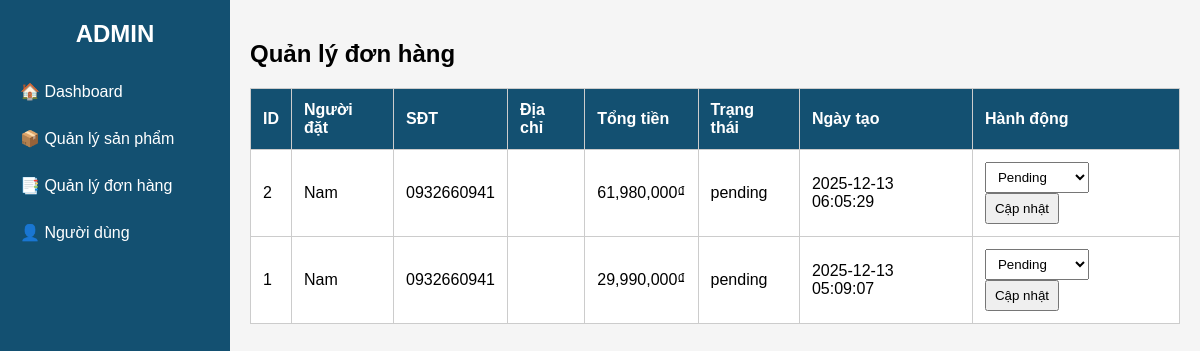
/admin/admin.php?view=orders (signed in), run on the app's committed database.
### tables this page shows
CREATE TABLE `orders` (
  `id` int(11) NOT NULL,
  `user_id` int(11) DEFAULT NULL,
  `total` decimal(10,2) DEFAULT NULL,
  `status` enum('pending','confirmed','processing','shipping','delivered','cancelled') DEFAULT 'pending',
  `payment_method` varchar(50) DEFAULT NULL,
  `shipping_method` varchar(50) DEFAULT NULL,
  `fullname` varchar(255) DEFAULT NULL,
  `phone` varchar(50) DEFAULT NULL,
  `province_id` int(11) NOT NULL,
  `district_id` int(11) NOT NULL,
  `street` varchar(255) DEFAULT NULL,
  `address` text DEFAULT NULL,
  `created_at` timestamp NOT NULL DEFAULT current_timestamp(),
  `coupon_code` varchar(50) DEFAULT NULL,
  `coupon_discount` int(11) DEFAULT 0
);

### admin/orders.php (the view, shortened to what this page needs)
<?php
include "../db.php";
$orders = $conn->query("SELECT * FROM orders ORDER BY created_at DESC");
?>
<!DOCTYPE html>
<html>
<head>
</head>
<body>
<h2>Quản lý đơn hàng</h2>
<table>
<tr>
    <th>ID</th>
    <th>Người đặt</th>
    <th>SĐT</th>
    <th>Địa chỉ</th>
    <th>Tổng tiền</th>
    <th>Trạng thái</th>
    <th>Ngày tạo</th>
    <th>Hành động</th>
</tr>
<?php while($o = $orders->fetch_assoc()): ?>
<tr>
    <td><?= $o['id'] ?></td>
    <td><?= htmlspecialchars($o['fullname']) ?></td>
    <td><?= htmlspecialchars($o['phone']) ?></td>
    <td><?= htmlspecialchars($o['address']) ?></td>
    <td><?= number_format($o['total']) ?>₫</td>
    <td><?= $o['status'] ?></td>
    <td><?= $o['created_at'] ?></td>
    <td>
        <form method="POST">
            <select name="status">
                <option value="Pending"   <?= $o['status']=="Pending" ? "selected" : "" ?>>Pending</option>
            </select>
            <button type="submit" name="update_status">Cập nhật</button>
        </form>
    </td>
</tr>
<?php endwhile; ?>
</table>
</body>
</html>

### admin/admin.php (style rules this page uses)
body { font-family: Arial; margin: 0; background: #f4f4f4; }

### admin/orders.php (style rules this page uses)
body { font-family: Arial; background: #f5f5f5; }
table { width: 100%; background: white; border-collapse: collapse; margin-top: 20px; }
th, td { padding: 12px; border: 1px solid #ccc; text-align: left; }
th { background: #135071; color: white; }
select, button { padding: 6px 8px; }

### data on the page
orders: id "2", fullname "Nam", phone "0932660941", total "61,980,000", status "pending", created_at "2025-12-13 06:05:29"
orders: id "1", fullname "Nam", phone "0932660941", total "29,990,000", status "pending", created_at "2025-12-13 05:09:07"
